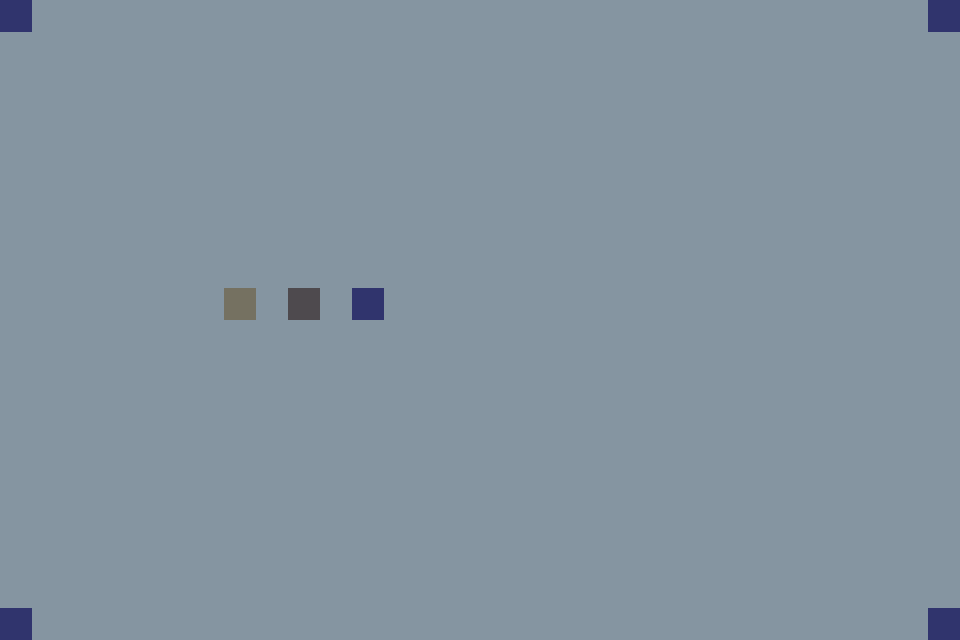

This game map was drawn from its Tiled (.tmx) file and the tilesets committed beside it. A one-line description and the full map source follow:
An orthogonal 30x20 tile map with 32x32 px tiles, 1 tile layer (Tile Layer 1).

<map version="1.10" tiledversion="1.11.0" orientation="orthogonal" renderorder="right-down" width="30" height="20" tilewidth="32" tileheight="32" infinite="0" nextlayerid="2" nextobjectid="1">
 <tileset firstgid="1" source="tilesets/gbtileset.tsx" />
 <layer id="1" name="Tile Layer 1" width="30" height="20">
  <data encoding="csv">
4,1,1,1,1,1,1,1,1,1,1,1,1,1,1,1,1,1,1,1,1,1,1,1,1,1,1,1,1,4,
1,1,1,1,1,1,1,1,1,1,1,1,1,1,1,1,1,1,1,1,1,1,1,1,1,1,1,1,1,1,
1,1,1,1,1,1,1,1,1,1,1,1,1,1,1,1,1,1,1,1,1,1,1,1,1,1,1,1,1,1,
1,1,1,1,1,1,1,1,1,1,1,1,1,1,1,1,1,1,1,1,1,1,1,1,1,1,1,1,1,1,
1,1,1,1,1,1,1,1,1,1,1,1,1,1,1,1,1,1,1,1,1,1,1,1,1,1,1,1,1,1,
1,1,1,1,1,1,1,1,1,1,1,1,1,1,1,1,1,1,1,1,1,1,1,1,1,1,1,1,1,1,
1,1,1,1,1,1,1,1,1,1,1,1,1,1,1,1,1,1,1,1,1,1,1,1,1,1,1,1,1,1,
1,1,1,1,1,1,1,1,1,1,1,1,1,1,1,1,1,1,1,1,1,1,1,1,1,1,1,1,1,1,
1,1,1,1,1,1,1,1,1,1,1,1,1,1,1,1,1,1,1,1,1,1,1,1,1,1,1,1,1,1,
1,1,1,1,1,1,1,2,1,3,1,4,1,1,1,1,1,1,1,1,1,1,1,1,1,1,1,1,1,1,
1,1,1,1,1,1,1,1,1,1,1,1,1,1,1,1,1,1,1,1,1,1,1,1,1,1,1,1,1,1,
1,1,1,1,1,1,1,1,1,1,1,1,1,1,1,1,1,1,1,1,1,1,1,1,1,1,1,1,1,1,
1,1,1,1,1,1,1,1,1,1,1,1,1,1,1,1,1,1,1,1,1,1,1,1,1,1,1,1,1,1,
1,1,1,1,1,1,1,1,1,1,1,1,1,1,1,1,1,1,1,1,1,1,1,1,1,1,1,1,1,1,
1,1,1,1,1,1,1,1,1,1,1,1,1,1,1,1,1,1,1,1,1,1,1,1,1,1,1,1,1,1,
1,1,1,1,1,1,1,1,1,1,1,1,1,1,1,1,1,1,1,1,1,1,1,1,1,1,1,1,1,1,
1,1,1,1,1,1,1,1,1,1,1,1,1,1,1,1,1,1,1,1,1,1,1,1,1,1,1,1,1,1,
1,1,1,1,1,1,1,1,1,1,1,1,1,1,1,1,1,1,1,1,1,1,1,1,1,1,1,1,1,1,
1,1,1,1,1,1,1,1,1,1,1,1,1,1,1,1,1,1,1,1,1,1,1,1,1,1,1,1,1,1,
4,1,1,1,1,1,1,1,1,1,1,1,1,1,1,1,1,1,1,1,1,1,1,1,1,1,1,1,1,4
</data>
 </layer>
</map>
